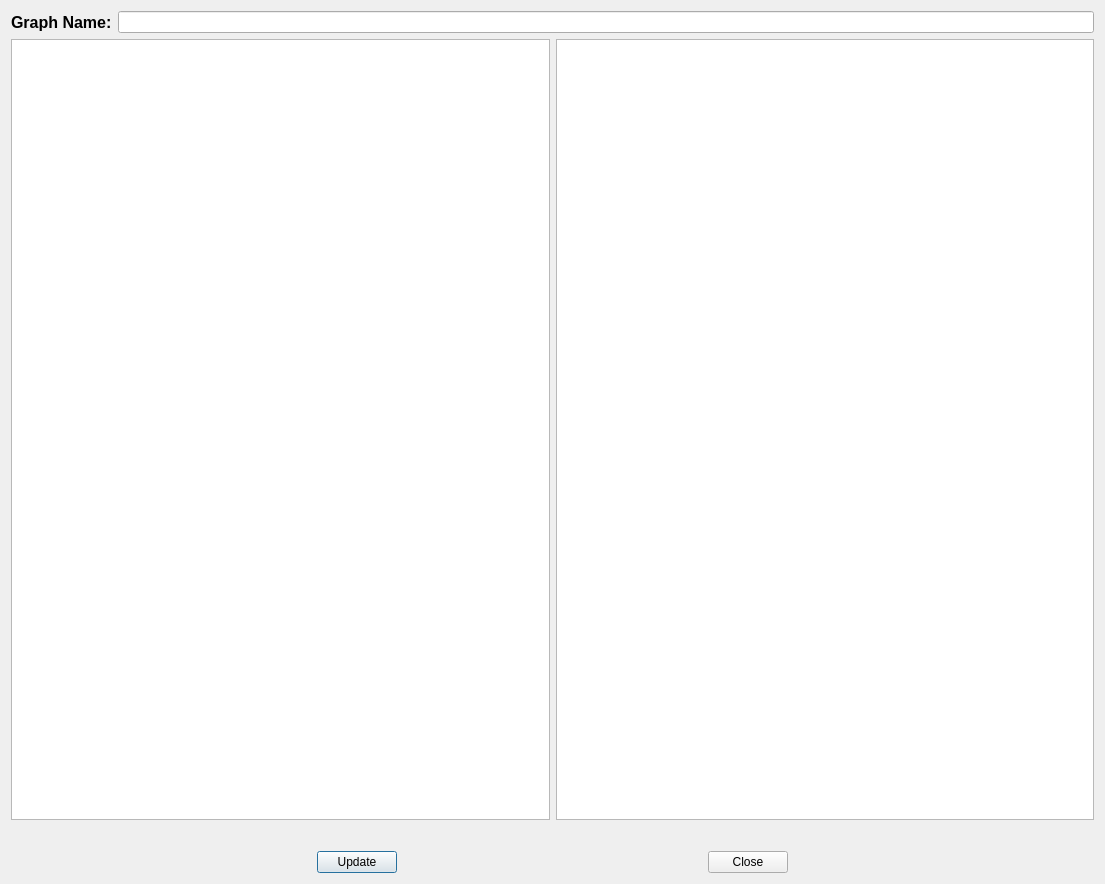
<?xml version="1.0" encoding="UTF-8"?>
<ui version="4.0">
 <class>GraphForm</class>
 <widget class="QDialog" name="GraphForm">
  <property name="geometry">
   <rect>
    <x>0</x>
    <y>0</y>
    <width>1105</width>
    <height>884</height>
   </rect>
  </property>
  <property name="windowTitle">
   <string>Dialog</string>
  </property>
  <layout class="QVBoxLayout" name="verticalLayout">
   <item>
    <layout class="QHBoxLayout" name="horizontalLayout_3">
     <property name="topMargin">
      <number>0</number>
     </property>
     <item>
      <widget class="QLabel" name="label">
       <property name="font">
        <font>
         <pointsize>12</pointsize>
         <weight>75</weight>
         <bold>true</bold>
        </font>
       </property>
       <property name="text">
        <string>Graph Name:</string>
       </property>
      </widget>
     </item>
     <item>
      <widget class="QLineEdit" name="graphNameLdt"/>
     </item>
    </layout>
   </item>
   <item>
    <layout class="QHBoxLayout" name="horizontalLayout">
     <property name="topMargin">
      <number>0</number>
     </property>
     <item>
      <widget class="MyTextEdit" name="inputGraphTdt"/>
     </item>
     <item>
      <widget class="QTextEdit" name="viewGraphTdt">
       <property name="textInteractionFlags">
        <set>Qt::TextSelectableByKeyboard|Qt::TextSelectableByMouse</set>
       </property>
      </widget>
     </item>
    </layout>
   </item>
   <item>
    <layout class="QHBoxLayout" name="horizontalLayout_2">
     <property name="topMargin">
      <number>25</number>
     </property>
     <item>
      <spacer name="horizontalSpacer_2">
       <property name="orientation">
        <enum>Qt::Horizontal</enum>
       </property>
       <property name="sizeHint" stdset="0">
        <size>
         <width>40</width>
         <height>20</height>
        </size>
       </property>
      </spacer>
     </item>
     <item>
      <widget class="QPushButton" name="updateBtn">
       <property name="sizePolicy">
        <sizepolicy hsizetype="Minimum" vsizetype="Minimum">
         <horstretch>0</horstretch>
         <verstretch>0</verstretch>
        </sizepolicy>
       </property>
       <property name="text">
        <string>Update</string>
       </property>
      </widget>
     </item>
     <item>
      <spacer name="horizontalSpacer">
       <property name="orientation">
        <enum>Qt::Horizontal</enum>
       </property>
       <property name="sizeHint" stdset="0">
        <size>
         <width>40</width>
         <height>20</height>
        </size>
       </property>
      </spacer>
     </item>
     <item>
      <widget class="QPushButton" name="closeBtn">
       <property name="text">
        <string>Close</string>
       </property>
      </widget>
     </item>
     <item>
      <spacer name="horizontalSpacer_3">
       <property name="orientation">
        <enum>Qt::Horizontal</enum>
       </property>
       <property name="sizeHint" stdset="0">
        <size>
         <width>40</width>
         <height>20</height>
        </size>
       </property>
      </spacer>
     </item>
    </layout>
   </item>
  </layout>
 </widget>
 <customwidgets>
  <customwidget>
   <class>MyTextEdit</class>
   <extends>QTextEdit</extends>
   <header>app.ui.MyTextEdit</header>
  </customwidget>
 </customwidgets>
 <resources/>
 <connections/>
</ui>
